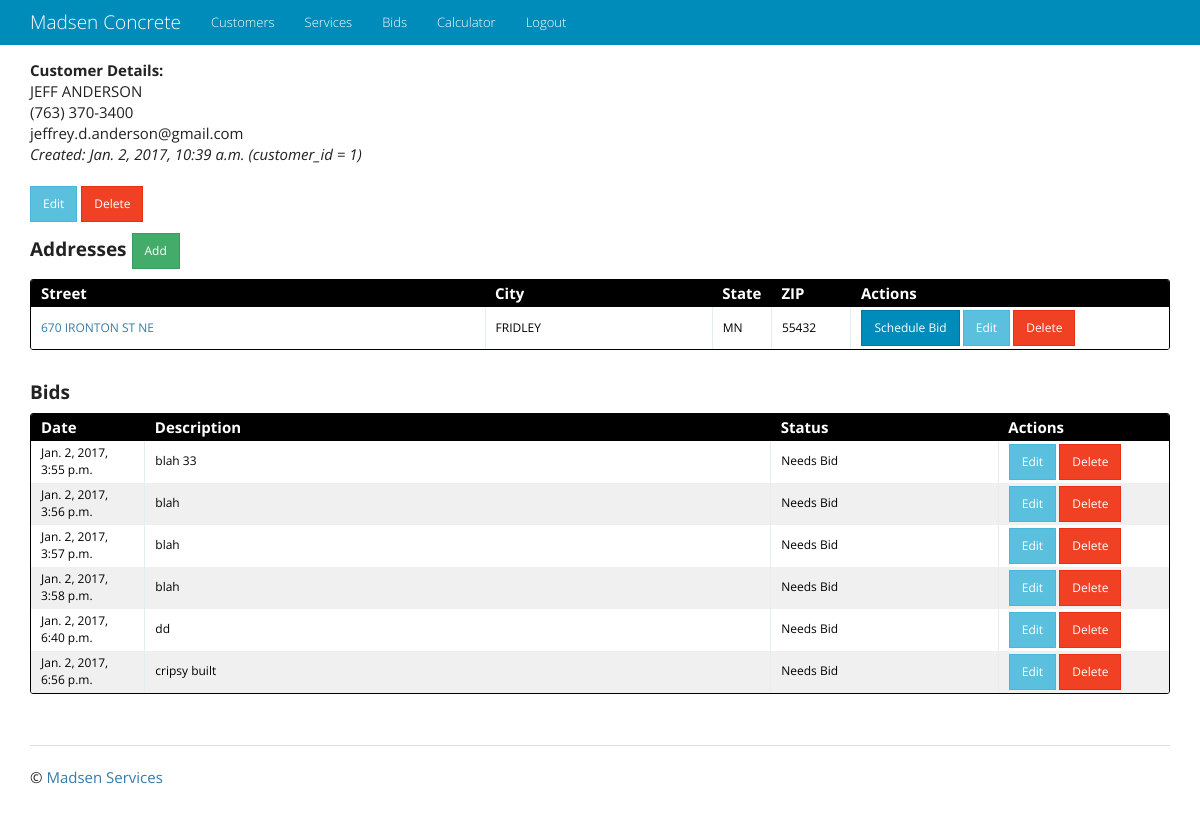
Before: /customer/1/ with the older database file.
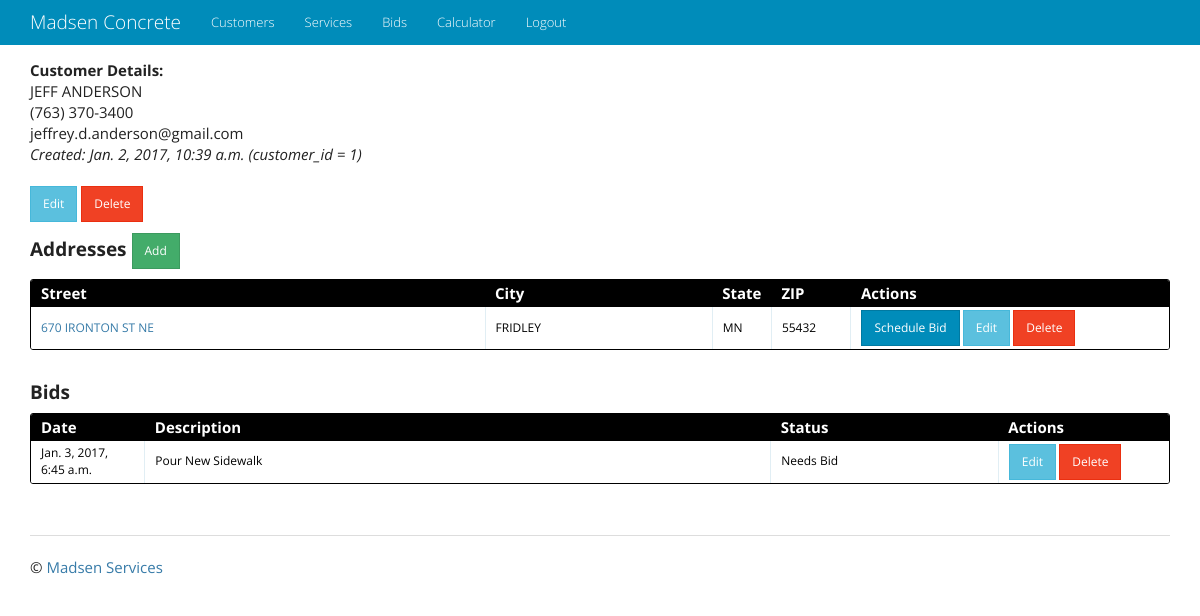
After: the same page with the newer database file.
### customer/models.py (models this page shows, shortened)
class Customer(models.Model):
    name = models.CharField(max_length=128)
    email = models.EmailField(blank=True)
    telephone = models.CharField(blank=True, max_length=10)
    created_date = models.DateTimeField(auto_now_add=True)
    class Meta:
        verbose_name_plural = 'Customers'

### address/models.py (models this page shows, shortened)
class Address(models.Model):
    street = models.CharField(max_length=128, blank=True)
    city = models.CharField(max_length=50, blank=True)
    state = models.CharField(max_length=2, blank=True)
    zip = models.CharField(max_length=5, blank=True)
    customer_id = models.ForeignKey('customer.Customer', on_delete=models.CASCADE)
    class Meta:
        verbose_name_plural = 'Addresses'

### bid/models.py (models this page shows, shortened)
class Bid(models.Model):
    description = models.CharField(max_length=2000)
    notes = models.CharField(max_length=2000, blank=True)
    timestamp = models.DateTimeField(auto_now_add=True)
    customer_id = models.ForeignKey('customer.Customer', on_delete=models.CASCADE)
    address_id = models.ForeignKey('address.Address')
    scheduled_bid_date = models.DateTimeField(null=True)
    tentative_start = models.DateField(null=True)
    actual_start = models.DateField(null=True)
    completion_date = models.DateField(null=True)
    down_payment_amount = models.FloatField(default=0)
    down_payment_date = models.DateField(null=True)
    final_payment_amount = models.FloatField(default=0)
    final_payment_date = models.DateField(null=True)
    status = models.CharField(max_length=2000, choices=BID_STATUS, default='Needs Bid')
    class Meta:
        verbose_name_plural = 'Bids'

### customer/views.py (the view)
# urls.py: url(r'^(?P<pk>\d+)/$', CustomerDetail.as_view(), name='customer_detail'),
class CustomerDetail(DetailView):
    model = Customer
    def get_context_data(self, **kwargs):
        context = super(CustomerDetail, self).get_context_data(**kwargs)
        context['addresses'] = Address.objects.filter(customer_id=self.kwargs['pk'])
        context['bids'] = Bid.objects.filter(customer_id=self.kwargs['pk'])
        return context

### customer/templatetags/format_telephone.py (called while the page is built)
@register.filter
def format_telephone(value):
    if len(value) == 10:
        value = "({}) {}-{}".format(value[:3], value[3:6], value[6:])
    return value

### customer/templatetags/urlify.py (called while the page is built)
@register.filter
def urlify(value):
    value = quote_plus(value)
    return value

### templates/customer/customer_detail.html
{% extends "base.html" %}
{% load urlify %}
{% load format_telephone %}
{% block content %}
<strong>Customer Details:</strong><br>
{{ object.name }}<br>
{{ object.telephone|format_telephone }}<br>
{{ object.email }}<br>
<em>Created: {{ object.created_date }} (customer_id = {{ object.pk }})</em><br><br>
<a href="{% url 'customer_app:customer_update' pk=object.pk %}" class="btn btn-sm btn-info"
   role="button">Edit</a>
<a href="{% url 'customer_app:customer_delete' pk=object.pk %}" class="btn btn-sm btn-danger"
   role="button">Delete</a>
<div class="entries">
  <h4><strong>Addresses </strong><a href="{% url 'address_app:address_create' customer_id=object.pk %}"
                                    class="btn btn-sm btn-success" role="button">Add</a></h4>
  <div class="datagrid">
    <table>
      <thead>
        <tr>
          <th width="40%"><strong>Street</strong></th>
          <th width="20%"><strong>City</strong></th>
          <th width="5%"><strong>State</strong></th>
          <th width="7%"><strong>ZIP</strong></th>
          <th width="28%"><strong>Actions</strong></th>
        </tr>
      </thead>
      {% for address in addresses %}
        <tr style="{% cycle 'background: white' 'background: #F0F0F0' %}">
            <td>
                <a href="https://www.google.com/maps/place/{{ address.street|urlify|add:'+'|add:address.zip }}"
                   target="_blank">{{ address.street }}</a></td>
            <td>{{ address.city }}</td>
            <td>{{ address.state}}</td>
            <td>{{ address.zip}}</td>
            <td>
                <a href="{% url 'bid_app:bid_create' address_id=object.pk %}" class="btn btn-sm btn-primary">Schedule Bid</a>
                <a href="{% url 'address_app:address_update' pk=address.pk %}" class="btn btn-sm btn-info">Edit</a>
                <a href="{% url 'address_app:address_delete' pk=address.pk %}" class="btn btn-sm btn-danger">Delete</a>
            </td>
        </tr>
      {% endfor %}
    </table>
  </div>
</div>
<br>
<div class="entries">
  <h4><strong>Bids</strong></h4>
  <div class="datagrid">
    <table>
      <thead>
        <tr>
          <th width="10%"><strong>Date</strong></th>
          <th width="55%"><strong>Description</strong></th>
          <th width="20%"><strong>Status</strong></th>
          <th width="15%"><strong>Actions</strong></th>
        </tr>
      </thead>
      {% for bid in bids %}
      <tr style="{% cycle 'background: white' 'background: #F0F0F0' %}">
          <td>{{ bid.timestamp }}</td>
          <td>{{ bid.description }}</a></td>
          <td>{{ bid.status }}</td>
          <td>
              <a href="{% url 'bid_app:bid_update' pk=bid.pk %}" class="btn btn-sm btn-info">Edit</a>
              <a href="{% url 'bid_app:bid_delete' pk=bid.pk %}" class="btn btn-sm btn-danger">Delete</a>
          </td>
      </tr>
      {% endfor %}
    </table>
  </div>
</div>
{% endblock content %}

### templates/base.html (shortened to what this page needs)
<!DOCTYPE html>
<html lang="en">
  <head>
    {% load staticfiles %}
    <link rel="stylesheet" type="text/css" href="{% static 'css/bootstrap.min.css' %}" />
    <link rel="stylesheet" type="text/css" href="{% static 'css/main.css' %}" />
    <link rel="stylesheet" type="text/css" href="{% static 'css/jquery-ui.css' %}" />
    <link rel="stylesheet" type="text/css" href="{% static 'css/jquery-ui-timepicker-addon.css' %}" />
  </head>
  <body>
    <div class="navbar navbar-inverse navbar-fixed-top" role="navigation">
      <div class="container">
        <div class="navbar-header">
          <a class="navbar-brand" href="/overview">Madsen Concrete</a>
        </div>
        <div class="collapse navbar-collapse">
          <ul class="nav navbar-nav">
              <li><a href="/customer">Customers</a></li>
              <li><a href="/service">Services</a></li>
              <li><a href="/bid">Bids</a></li>
              <li><a href="/calculator">Calculator</a></li>
              <li><a href="/accounts/logout">Logout</a></li>
          </ul>
        </div>
      </div>
    </div>
    <div class="container">
      <div class="content">
        {% block content %}
        {% endblock %}
      </div>
      <div class="footer">
        <hr>
        <p>&copy; <a target="_blank" href="http://www.madsenservices.com">Madsen Services</a></p>
      </div>
    </div>
  </body>
</html>

### static/css/main.css (style rules this page uses)
body { padding: 60px 0; background: #ffffff; }
a, h1, h2 { color: #377BA8; }
.entries { list-style: none; margin: 0; padding: 0; }
.datagrid table { border-collapse: collapse; text-align: left; width: 100%; }
.datagrid { background: #fff; overflow: hidden; border: 1px solid #000000; border-radius: 3px; }
.datagrid table td, .datagrid table th { padding: 3px 10px; }
.datagrid table thead th { background-color:#000000; color:#FFFFFF; font-size: 15px; font-weight: bold; }
.datagrid table thead th:first-child { border: none; }
.datagrid table tbody td { color: #000000; border-left: 1px solid #E1EEF4; font-size: 12px; font-weight: normal; }
.datagrid table tbody td:first-child { border-left: none; }
.datagrid table tbody tr:last-child td { border-bottom: none; }
.footer { padding-top: 30px; }

Changed rows visible on the page:
removed Bid: timestamp "Jan. 2, 2017, 3:55 p.m.", description "blah 33", status "Needs Bid"
removed Bid: timestamp "Jan. 2, 2017, 3:56 p.m.", description "blah", status "Needs Bid"
removed Bid: timestamp "Jan. 2, 2017, 3:57 p.m.", description "blah", status "Needs Bid"
removed Bid: timestamp "Jan. 2, 2017, 3:58 p.m.", description "blah", status "Needs Bid"
removed Bid: timestamp "Jan. 2, 2017, 6:40 p.m.", description "dd", status "Needs Bid"
removed Bid: timestamp "Jan. 2, 2017, 6:56 p.m.", description "cripsy built", status "Needs Bid"
added Bid: timestamp "Jan. 3, 2017, 6:45 a.m.", description "Pour New Sidewalk", status "Needs Bid"
